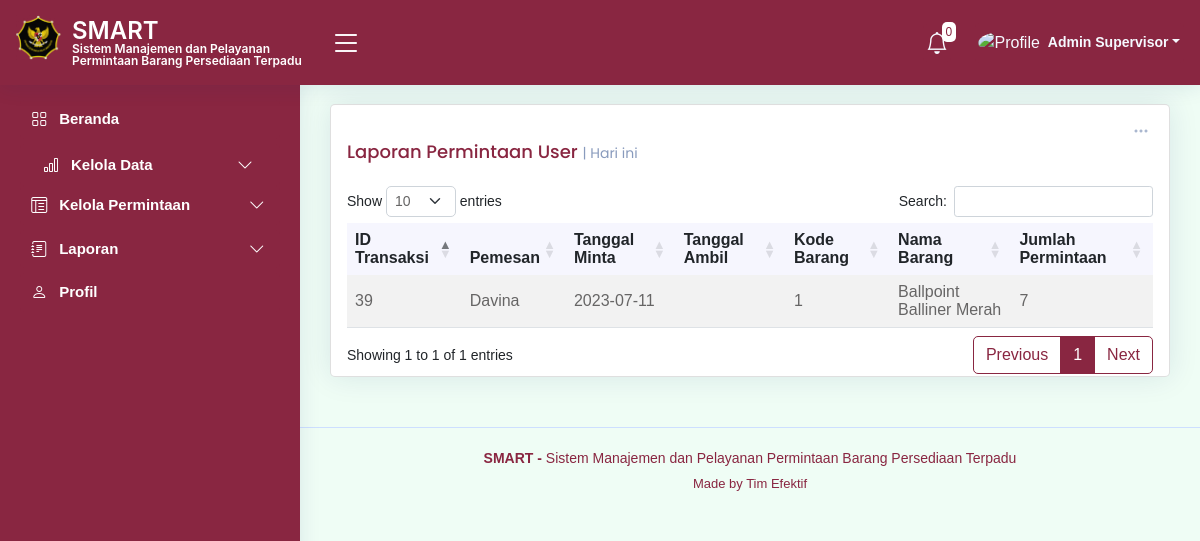
/laporanUser.php (signed in), run on an earlier commit of the app's database.
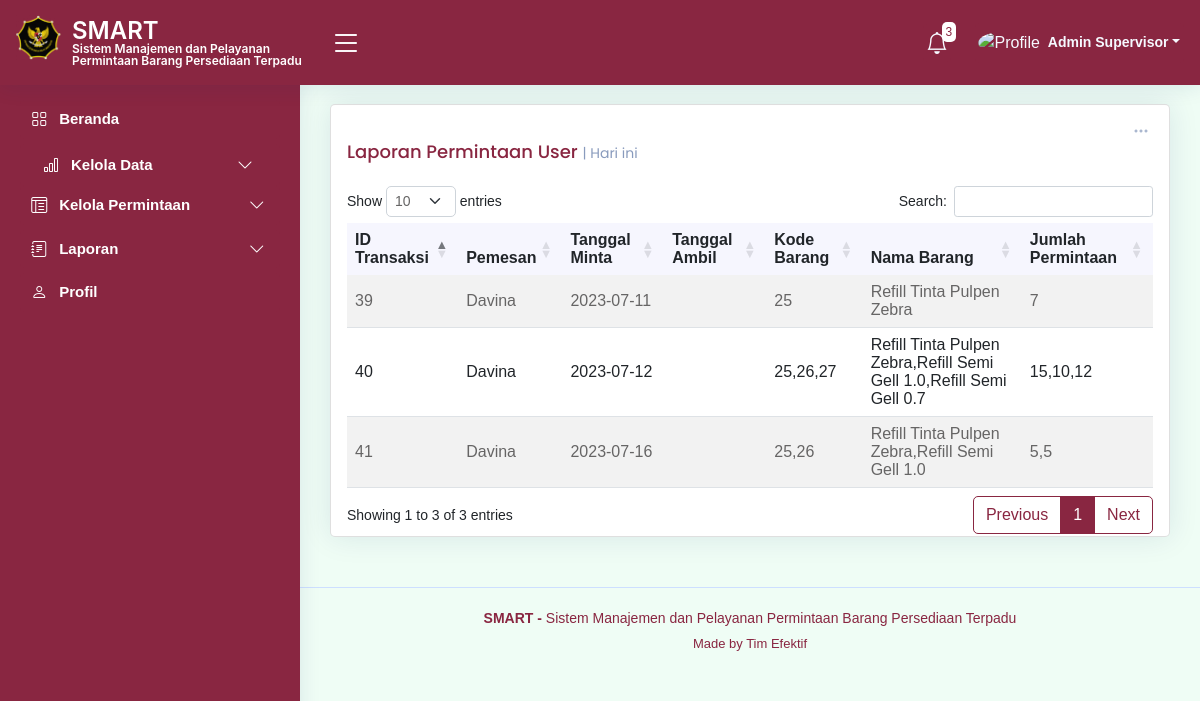
And on a later commit of the database.
### tables this page shows
CREATE TABLE `tb_order` (
  `id_transaksi` int(11) NOT NULL,
  `id_user` int(11) NOT NULL,
  `tgl_minta` date NOT NULL,
  `tgl_siap` date DEFAULT NULL,
  `status` varchar(50) NOT NULL DEFAULT 'Menunggu',
  `tgl_ambil` date DEFAULT NULL
);

CREATE TABLE `tb_user` (
  `id_user` int(25) NOT NULL,
  `username` varchar(50) NOT NULL,
  `nama_lengkap` varchar(100) NOT NULL,
  `email` varchar(100) NOT NULL,
  `nip` varchar(30) NOT NULL,
  `password` varchar(100) NOT NULL,
  `tipe_akun` text NOT NULL,
  `foto_user` blob NOT NULL
);

### notif_functions.php (called while the page is built, shortened)
<?php
function getBarangHampirHabis($con) {
    $query = "SELECT tb_barang.nama, tb_barang.stok_minimal, tb_cek_stok.jumlah_stok_akhir
              FROM tb_barang
              INNER JOIN tb_cek_stok ON tb_barang.id_barang = tb_cek_stok.id_barang";
    $result = mysqli_query($con, $query);
    $notifications = array();
    if (mysqli_num_rows($result) > 0) {
        while ($row = mysqli_fetch_assoc($result)) {
            $stok_minimal = $row['stok_minimal'];
            $jumlah_stok_akhir = $row['jumlah_stok_akhir'];
        }
    }
    return $notifications;
}
function getBarangStokMinimal($con) {
    $query = "SELECT tb_barang.nama, tb_barang.stok_minimal, tb_cek_stok.jumlah_stok_akhir
              FROM tb_barang
              INNER JOIN tb_cek_stok ON tb_barang.id_barang = tb_cek_stok.id_barang";
    $result = mysqli_query($con, $query);
    $notifications = array();
    if (mysqli_num_rows($result) > 0) {
        while ($row = mysqli_fetch_assoc($result)) {
            $nama = $row['nama'];
            $stok_minimal = $row['stok_minimal'];
            $jumlah_stok_akhir = $row['jumlah_stok_akhir'];
            if ($jumlah_stok_akhir <= $stok_minimal) {
                $notifications[] = "Stok Barang $nama sudah mencapai jumlah stok minimal";
            }
        }
    }
    return $notifications;
}
?>

### laporanUser.php (the view, shortened to what this page needs)
<?php
$namaLengkap = $_SESSION['nama_lengkap'];
?>
<!DOCTYPE html>
<html lang="en">
<head>
  <link href="assets/vendor/bootstrap/css/bootstrap.min.css" rel="stylesheet">
  <link href="assets/vendor/bootstrap-icons/bootstrap-icons.css" rel="stylesheet">
  <link href="assets/vendor/boxicons/css/boxicons.min.css" rel="stylesheet">
  <link href="assets/vendor/quill/quill.snow.css" rel="stylesheet">
  <link href="assets/vendor/quill/quill.bubble.css" rel="stylesheet">
  <link href="assets/vendor/remixicon/remixicon.css" rel="stylesheet">
  <link href="assets/vendor/simple-datatables/style.css" rel="stylesheet">
  <link rel="stylesheet" href="https://cdnjs.cloudflare.com/ajax/libs/twitter-bootstrap/5.2.0/css/bootstrap.min.css">
  <link rel="stylesheet" href="https://cdn.datatables.net/1.13.4/css/dataTables.bootstrap5.min.css">
  <link href="https://cdnjs.cloudflare.com/ajax/libs/font-awesome/5.10.0/css/all.min.css" rel="stylesheet">
  <link href="https://cdn.jsdelivr.net/npm/bootstrap-icons@1.4.1/font/bootstrap-icons.css" rel="stylesheet">
  <link href="assets/css/style.css" rel="stylesheet">
  <link href="assets/css/bootstrap.min.css" rel="stylesheet">
</head>
<body>
  <header id="header" class="header fixed-top d-flex align-items-center">
    <div class="d-flex align-items-center justify-content-between">
      <a href="index.html" class="logo d-flex align-items-center">
        <img src="assets/img/logo2.png" alt="">
        <span class="htsimpan">SMART<br>
          <tb class="tbsmart">Sistem Manajemen dan Pelayanan Permintaan Barang Persediaan Terpadu</tb></span>
      </a>
      <i class="bi bi-list toggle-sidebar-btn"></i>
    </div>
    <nav class="header-nav ms-auto">
      <ul class="d-flex align-items-center">
      <?php
      require_once 'koneksi.php';
      require_once 'notif_functions.php';
      $con = db_connect();
      $barangHampirHabis = getBarangHampirHabis($con);
      $barangStokMinimal = getBarangStokMinimal($con);
      $totalNotifikasi = count($barangHampirHabis) + count($barangStokMinimal);
      ?>
      <li class="nav-item dropdown">
        <a class="nav-link nav-icon" href="#" data-bs-toggle="dropdown">
          <i class="bi bi-bell"></i>
          <span class="badge bg-primary badge-number"><?php echo $totalNotifikasi; ?></span>
        </a>
      </li>
        <li class="nav-item dropdown pe-3">
          <a class="nav-link nav-profile d-flex align-items-center pe-0" href="#" data-bs-toggle="dropdown">
            <img src="assets/img/profile-img.jpg" alt="Profile" class="rounded-circle">
            <span class="d-none d-md-block dropdown-toggle ps-2"><?php echo $namaLengkap; ?></span>
          </a>
        </li>
      </ul>
    </nav>
  </header>
 <aside id="sidebar" class="sidebar">
<ul class="sidebar-nav" id="sidebar-nav">
  <li class="nav-item">
    <a class="nav-link " href="index.php">
      <i class="bi bi-grid"></i>
      <span>Beranda</span>
    </a>
  </li>
  <a class="nav-link collapsed" data-bs-target="#tables-nav" data-bs-toggle="collapse" href="#">
    <i class="bi bi-bar-chart"></i><span></span>Kelola Data</span><i class="bi bi-chevron-down ms-auto"></i>
  </a>
  <li class="nav-item">
        <a class="nav-link collapsed" data-bs-target="#icons-nav" data-bs-toggle="collapse" href="#">
          <i class="bi bi-layout-text-window-reverse"></i><span>Kelola Permintaan</span><i class="bi bi-chevron-down ms-auto"></i>
        </a>
      </li>
  <li class="nav-item">
    <a class="nav-link collapsed" data-bs-target="#forms-nav" data-bs-toggle="collapse" href="#">
      <i class="bi bi-journal-text"></i><span>Laporan</span><i class="bi bi-chevron-down ms-auto"></i>
    </a>
  </li>
  <li class="nav-item">
    <a class="nav-link collapsed" href="profil.php">
      <i class="bi bi-person"></i>
      <span>Profil</span>
    </a>
  </li>
</ul>
</aside>
  <main id="main" class="main">
    <section class="section dashboard">
      <div class="row">
        <class="col-lg-8">
          <div class="row">
            <div class="col-12">
              <div class="card top-selling overflow-auto">
                <div class="filter">
                  <a class="icon" href="#" data-bs-toggle="dropdown"><i class="bi bi-three-dots"></i></a>
                </div>
                <div class="card-body pb-0">
                  <h5 class="card-title">Laporan Permintaan User <span>| Hari ini</span></h5>
                        <?php
                        $con = db_connect();
                        ?>
                        <table id="example" class="table table-striped" style="width:100%">
                          <thead>
                            <tr>
                              <th>ID Transaksi</th>
                              <th>Pemesan</th>
                              <th>Tanggal Minta</th>
                              <th>Tanggal Ambil</th>
                              <th>Kode Barang</th>
                              <th>Nama Barang</th>
                              <th>Jumlah Permintaan</th>
                            </tr>
                          </thead>
                          <tbody>
                            <?php
                              $query = "SELECT tb_order.id_transaksi, tb_order.tgl_minta, tb_order.tgl_ambil, tb_user.nama_lengkap,
                              GROUP_CONCAT(tb_barang.kode_barang) AS kode_barang,
                              GROUP_CONCAT(tb_barang.nama) AS nama_barang,
                              GROUP_CONCAT(tb_order_detail.jumlah_minta) AS jumlah_minta
                              FROM tb_order
                              JOIN tb_order_detail ON tb_order.id_transaksi = tb_order_detail.id_transaksi
                              JOIN tb_barang ON tb_order_detail.id_barang = tb_barang.id_barang
                              JOIN tb_user ON tb_order.id_user = tb_user.id_user
                              GROUP BY tb_order.id_transaksi, tb_user.nama_lengkap
                              ORDER BY tb_order.id_transaksi DESC";
                              $result = mysqli_query($con, $query);
                              while ($row = mysqli_fetch_assoc($result)) {
                                echo "<tr>";
                                echo "<td>" . $row['id_transaksi'] . "</td>";
                                echo "<td>" . $row['nama_lengkap'] . "</td>";
                                echo "<td>" . $row['tgl_minta'] . "</td>";
                                echo "<td>" . $row['tgl_ambil'] . "</td>";
                                echo "<td>" . $row['kode_barang'] . "</td>";
                                echo "<td>" . $row['nama_barang'] . "</td>";
                                echo "<td>" . $row['jumlah_minta'] . "</td>";
                                echo "</tr>";
                              }
                            ?>
                          </tbody>
                        </table>
                </div>
              </div>
            </div>
          </div>
        </div>
    </section>
  </main>
<footer id="footer" class="footer">
    <div class="copyright">
      <strong>  SMART - </strong> <span>Sistem Manajemen dan Pelayanan Permintaan Barang Persediaan Terpadu</span>
    </div>
    <div class="credits">
      Made by <a>Tim Efektif</a>
    </div>
  </footer>
</body>
</html>

### assets/css/style.css (style rules this page uses)
:root { scroll-behavior: smooth; }
body { font-family: "Open Sans", sans-serif; background: #f6f9ff; color: #444444; }
a { color: #892641; text-decoration: none; }
h1, h2, h3, h4, h5, h6 { font-family: "Nunito", sans-serif; }
#main { margin-top: 60px; padding: 20px 30px; transition: all 0.3s; }
.card { margin-bottom: 30px; border: none; border-radius: 5px; box-shadow: 0px 0 30px rgba(1, 41, 112, 0.1); }
.card-title { padding: 20px 0 15px 0; font-size: 18px; font-weight: 500; color: #892641; font-family: "Poppins", sans-serif; }
.card-title span { color: #899bbd; font-size: 14px; font-weight: 400; }
.card-body { padding: 0 20px 20px 20px; }
.logo { line-height: 1; }
@media (min-width: 1200px) { .logo { width: 300px; } }
.logo img { position: relative; top: -5px; left: -4px; max-height: 45px; margin-right: 7px; }
.logo span { font-size: 24px; font-weight: 600; color: #fff; font-family: "Inter", sans-serif; }
.header { transition: all 0.5s; z-index: 997; height: 85px; box-shadow: 0px 2px 20px rgba(1, 41, 112, 0.1); background-color: #fff; padding-left: 20px; }
.header .toggle-sidebar-btn { font-size: 32px; padding-left: 10px; cursor: pointer; color: #fff; }
.header-nav ul { list-style: none; }
.header-nav > ul { margin: 0; padding: 0; }
.header-nav .nav-link { color: #fff; transition: 0.3; background: #892641; border-radius: 4px; }
.header-nav .nav-icon { font-size: 22px; color: #f6f9ff; margin-right: 24px; position: relative; }
.header-nav .nav-profile { color: #f6f9ff; }
.header-nav .nav-profile img { max-height: 36px; }
.header-nav .nav-profile span { font-size: 14px; font-weight: 600; }
.header-nav .badge-number { position: absolute; inset: -2px -5px auto auto; font-weight: normal; font-size: 12px; padding: 4px 4px; background-color: #f6f9ff; }
.header-nav .dropdown-toggle { padding-right: 4px; }
.sidebar { position: fixed; top: 80px; left: 0; bottom: 0; width: 300px; z-index: 996; transition: all 0.3s; padding: 20px; overflow-y: auto; scrollbar-width: thin; scrollbar-color: #aab7cf transparent; box-shadow: 0px 0px 20px rgba(1, 41, 112, 0.1); background-color: #fff; }
@media (min-width: 1200px) { #main, #footer { margin-left: 300px; } }
.sidebar-nav { padding: 0; margin: 0; list-style: none; }
.sidebar-nav li { padding: 0; margin: 0; list-style: none; }
.sidebar-nav .nav-item { margin-bottom: 5px; }
.sidebar-nav .nav-link { display: flex; align-items: center; font-size: 15px; font-weight: 600; color: #fff; transition: 0.3; background: #892641; padding: 10px 15px; border-radius: 4px; }
.sidebar-nav .nav-link i { font-size: 16px; color: #fff; padding: 0 12px 0 8px; }
.sidebar-nav .nav-link.collapsed { color: #fff; background: #892641; }
.sidebar-nav .nav-link.collapsed i { color: #fff; }
.sidebar-nav .nav-link .bi-chevron-down { margin-right: 0; transition: transform 0.2s ease-in-out; }
.dashboard .filter { position: absolute; right: 0px; top: 15px; }
.dashboard .filter .icon { color: #aab7cf; padding-right: 20px; padding-bottom: 5px; transition: 0.3s; font-size: 16px; }
.dashboard .top-selling { font-size: 14px; }
.dashboard .top-selling .table thead { background: #f6f6fe; }
.dashboard .top-selling .table thead th { border: 0; }
.dashboard .top-selling .table tbody td { vertical-align: middle; }
.footer { padding: 20px 0; font-size: 14px; transition: all 0.3s; border-top: 1px solid #cddfff; }
.footer .copyright { text-align: center; color: #892641; }
.footer .credits { padding-top: 5px; text-align: center; font-size: 13px; color: #892641; }

### laporanUser.php (style rules this page uses)
.header { background-color: #892641; }
.sidebar { background-color: #892641; }
.tbsmart { font-size: 12px; margin-bottom: 0; font-weight: 600; color: #ffffff; }

What changed in the data, as far as the page shows it:
added tb_order: id_transaksi "41", id_user.nama_lengkap "Davina", tgl_minta "2023-07-16", kode_barang "25,26", nama_barang "Refill Tinta Pulpen Zebra,Refill Semi Gell 1.0", jumlah_minta "5,5"
added tb_order: id_transaksi "40", id_user.nama_lengkap "Davina", tgl_minta "2023-07-12", kode_barang "25,26,27", nama_barang "Refill Tinta Pulpen Zebra,Refill Semi Gell 1.0,Refill Semi Gell 0.7", jumlah_minta "15,10,12"
computed for tb_order id 39: kode_barang "1" → "25"; nama_barang "Ballpoint Balliner Merah" → "Refill Tinta Pulpen Zebra"
Also different on the page:
$totalNotifikasi: "0" → "3"
text written by a page script: "Show entries Search: Showing 1 to 1 of 1 entries Previous 1 Next" → "Show entries Search: Showing 1 to 3 of 3 entries Previous 1 Next"
